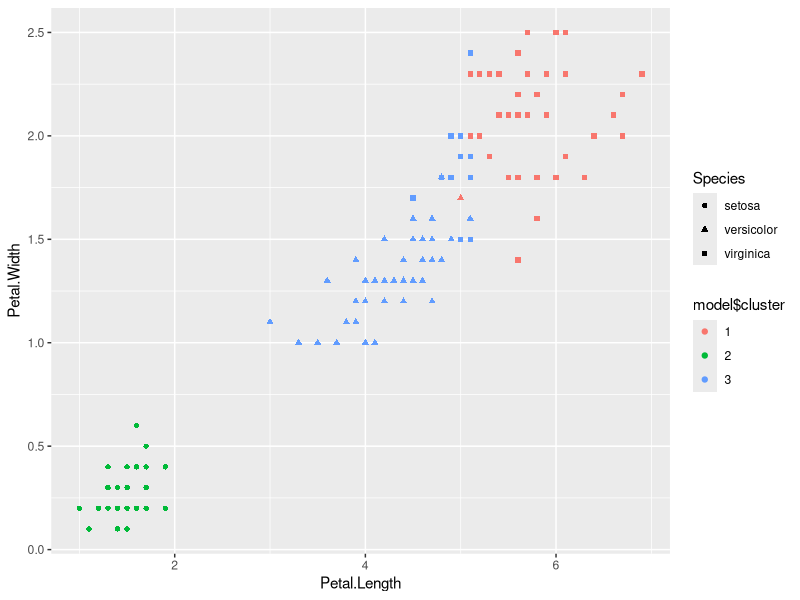

Here is the R script that generated this plot:
install.packages("stats")
install.packages("dplyr")
library(stats)
library(dplyr)
library(ggplot2)
mydata=select(iris,c(1,2,3,4))
model=kmeans(mydata,3)
model
model$cluster
model$size
table(model$cluster,iris$Species)
model$cluster=as.factor(model$cluster)
ggplot(iris,aes(Petal.Length,Petal.Width,color=model$cluster,shape=Species))+
  geom_point()